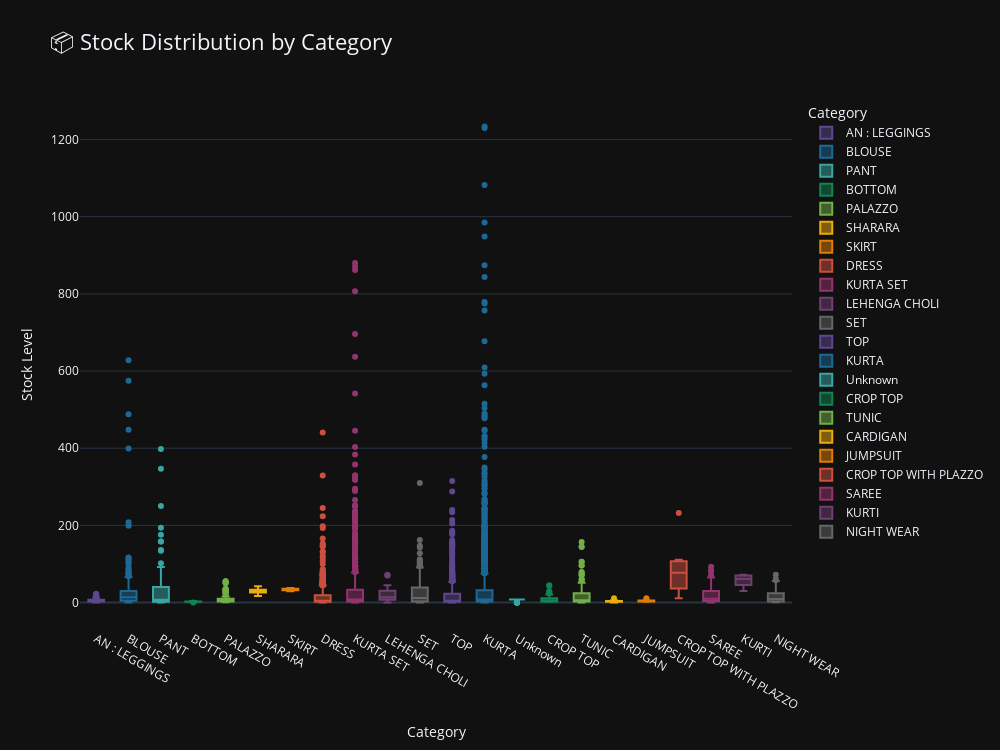

Here is the notebook cell this chart was saved with:
### Code cell
fig4 = px.box(
    df,
    x='Category',
    y='Stock',
    color='Category',
    title="📦 Stock Distribution by Category",
    color_discrete_sequence=px.colors.qualitative.Prism
)

fig4.update_layout(
    width=1000,
    height=750,
    template='plotly_dark',
    title_font=dict(size=22),
    xaxis_title="Category",
    yaxis_title="Stock Level"
)
fig4.show()

### Figure 1 — Plotly figure (JSON) as saved in the notebook; plotly's stock layout.template omitted (floating-point values rounded to 4 significant figures; data arrays with more than 128 entries replaced by an {"elided": "..."} marker saying what was removed)
{"data": [{"alignmentgroup": "True", "hovertemplate": "Category=%{x}<br>Stock=%{y}<extra></extra>", "legendgroup": "AN : LEGGINGS", "marker": {"color": "rgb(95, 70, 144)"}, "name": "AN : LEGGINGS", "notched": false, "offsetgroup": "AN : LEGGINGS", "orientation": "v", "showlegend": true, "type": "box", "x": {"elided": "131 str values"}, "x0": " ", "xaxis": "x", "y": {"elided": "131 float values"}, "y0": " ", "yaxis": "y"}, {"alignmentgroup": "True", "hovertemplate": "Category=%{x}<br>Stock=%{y}<extra></extra>", "legendgroup": "BLOUSE", "marker": {"color": "rgb(29, 105, 150)"}, "name": "BLOUSE", "notched": false, "offsetgroup": "BLOUSE", "orientation": "v", "showlegend": true, "type": "box", "x": {"elided": "241 str values"}, "x0": " ", "xaxis": "x", "y": {"elided": "241 float values"}, "y0": " ", "yaxis": "y"}, {"alignmentgroup": "True", "hovertemplate": "Category=%{x}<br>Stock=%{y}<extra></extra>", "legendgroup": "PANT", "marker": {"color": "rgb(56, 166, 165)"}, "name": "PANT", "notched": false, "offsetgroup": "PANT", "orientation": "v", "showlegend": true, "type": "box", "x": ["PANT", "PANT", "PANT", "PANT", "PANT", "PANT", "PANT", "PANT", "PANT", "PANT", "PANT", "PANT", "PANT", "PANT", "PANT", "PANT", "PANT", "PANT", "PANT", "PANT", "PANT", "PANT", "PANT", "PANT", "PANT", "PANT", "PANT", "PANT", "PANT", "PANT", "PANT", "PANT", "PANT", "PANT", "PANT", "PANT", "PANT", "PANT", "PANT", "PANT", "PANT", "PANT", "PANT", "PANT", "PANT", "PANT", "PANT", "PANT", "PANT", "PANT", "PANT", "PANT", "PANT", "PANT", "PANT", "PANT", "PANT", "PANT", "PANT", "PANT", "PANT", "PANT", "PANT", "PANT", "PANT", "PANT", "PANT", "PANT", "PANT", "PANT", "PANT", "PANT", "PANT", "PANT", "PANT", "PANT", "PANT", "PANT", "PANT", "PANT", "PANT", "PANT", "PANT", "PANT", "PANT", "PANT", "PANT", "PANT", "PANT", "PANT", "PANT"], "x0": " ", "xaxis": "x", "y": [61.0, 40.0, 85.0, 22.0, 158.0, 158.0, 194.0, 32.0, 25.0, 35.0, 24.0, 40.0, 4.0, 4.0, 398.0, 250.0, 347.0, 75.0, 88.0, 21.0, 59.0, 6.0, 1.0, 5.0, 10.0, 21.0, 6.0, 15.0, 136.0, 63.0, 134.0, 176.0, 41.0, 92.0, 102.0, 1.0, 6.0, 6.0, 0.0, 23.0, 0.0, 3.0, 14.0, 14.0, 37.0, 8.0, 25.0, 25.0, 16.0, 2.0, 4.0, 1.0, 2.0, 2.0, 0.0, 1.0, 0.0, 1.0, 8.0, 1.0, 7.0, 1.0, 5.0, 43.0, 6.0, 56.0, 13.0, 20.0, 56.0, 50.0, 1.0, 1.0, 2.0, 1.0, 5.0, 3.0, 1.0, 0.0, 1.0, 1.0, 1.0, 5.0, 3.0, 2.0, 0.0, 0.0, 4.0, 1.0, 12.0, 3.0, 4.0], "y0": " ", "yaxis": "y"}, {"alignmentgroup": "True", "hovertemplate": "Category=%{x}<br>Stock=%{y}<extra></extra>", "legendgroup": "BOTTOM", "marker": {"color": "rgb(15, 133, 84)"}, "name": "BOTTOM", "notched": false, "offsetgroup": "BOTTOM", "orientation": "v", "showlegend": true, "type": "box", "x": ["BOTTOM", "BOTTOM", "BOTTOM", "BOTTOM", "BOTTOM", "BOTTOM", "BOTTOM", "BOTTOM", "BOTTOM", "BOTTOM", "BOTTOM", "BOTTOM", "BOTTOM", "BOTTOM", "BOTTOM", "BOTTOM", "BOTTOM", "BOTTOM", "BOTTOM"], "x0": " ", "xaxis": "x", "y": [1.0, 2.0, 3.0, 0.0, 2.0, 3.0, 2.0, 2.0, 1.0, 3.0, 3.0, 3.0, 4.0, 2.0, 1.0, 2.0, 3.0, 2.0, 2.0], "y0": " ", "yaxis": "y"}, {"alignmentgroup": "True", "hovertemplate": "Category=%{x}<br>Stock=%{y}<extra></extra>", "legendgroup": "PALAZZO", "marker": {"color": "rgb(115, 175, 72)"}, "name": "PALAZZO", "notched": false, "offsetgroup": "PALAZZO", "orientation": "v", "showlegend": true, "type": "box", "x": ["PALAZZO", "PALAZZO", "PALAZZO", "PALAZZO", "PALAZZO", "PALAZZO", "PALAZZO", "PALAZZO", "PALAZZO", "PALAZZO", "PALAZZO", "PALAZZO", "PALAZZO", "PALAZZO", "PALAZZO", "PALAZZO", "PALAZZO", "PALAZZO", "PALAZZO", "PALAZZO", "PALAZZO", "PALAZZO", "PALAZZO", "PALAZZO", "PALAZZO", "PALAZZO", "PALAZZO", "PALAZZO", "PALAZZO", "PALAZZO", "PALAZZO", "PALAZZO", "PALAZZO", "PALAZZO", "PALAZZO", "PALAZZO", "PALAZZO", "PALAZZO", "PALAZZO", "PALAZZO", "PALAZZO", "PALAZZO", "PALAZZO", "PALAZZO", "PALAZZO", "PALAZZO", "PALAZZO", "PALAZZO", "PALAZZO", "PALAZZO", "PALAZZO", "PALAZZO", "PALAZZO", "PALAZZO", "PALAZZO", "PALAZZO", "PALAZZO", "PALAZZO", "PALAZZO", "PALAZZO", "PALAZZO", "PALAZZO", "PALAZZO", "PALAZZO", "PALAZZO", "PALAZZO", "PALAZZO", "PALAZZO", "PALAZZO", "PALAZZO", "PALAZZO", "PALAZZO", "PALAZZO", "PALAZZO", "PALAZZO", "PALAZZO", "PALAZZO", "PALAZZO", "PALAZZO", "PALAZZO", "PALAZZO", "PALAZZO", "PALAZZO", "PALAZZO", "PALAZZO", "PALAZZO", "PALAZZO", "PALAZZO", "PALAZZO", "PALAZZO", "PALAZZO"], "x0": " ", "xaxis": "x", "y": [3.0, 10.0, 8.0, 6.0, 33.0, 3.0, 6.0, 2.0, 4.0, 7.0, 3.0, 21.0, 3.0, 3.0, 3.0, 2.0, 6.0, 2.0, 30.0, 3.0, 1.0, 2.0, 2.0, 4.0, 2.0, 11.0, 2.0, 4.0, 2.0, 4.0, 36.0, 3.0, 35.0, 4.0, 2.0, 6.0, 5.0, 51.0, 7.0, 50.0, 7.0, 7.0, 3.0, 3.0, 29.0, 3.0, 55.0, 6.0, 3.0, 2.0, 2.0, 4.0, 3.0, 8.0, 3.0, 3.0, 2.0, 3.0, 5.0, 2.0, 55.0, 3.0, 5.0, 4.0, 3.0, 34.0, 4.0, 26.0, 24.0, 6.0, 3.0, 10.0, 29.0, 3.0, 27.0, 2.0, 3.0, 3.0, 10.0, 15.0, 6.0, 32.0, 11.0, 4.0, 3.0, 3.0, 6.0, 2.0, 51.0, 16.0, 16.0], "y0": " ", "yaxis": "y"}, {"alignmentgroup": "True", "hovertemplate": "Category=%{x}<br>Stock=%{y}<extra></extra>", "legendgroup": "SHARARA", "marker": {"color": "rgb(237, 173, 8)"}, "name": "SHARARA", "notched": false, "offsetgroup": "SHARARA", "orientation": "v", "showlegend": true, "type": "box", "x": ["SHARARA", "SHARARA", "SHARARA", "SHARARA", "SHARARA", "SHARARA", "SHARARA", "SHARARA", "SHARARA", "SHARARA", "SHARARA", "SHARARA", "SHARARA", "SHARARA", "SHARARA", "SHARARA", "SHARARA", "SHARARA", "SHARARA", "SHARARA", "SHARARA", "SHARARA", "SHARARA", "SHARARA", "SHARARA", "SHARARA", "SHARARA", "SHARARA", "SHARARA", "SHARARA", "SHARARA", "SHARARA", "SHARARA", "SHARARA", "SHARARA", "SHARARA", "SHARARA", "SHARARA", "SHARARA", "SHARARA"], "x0": " ", "xaxis": "x", "y": [19.0, 22.0, 29.0, 25.0, 28.0, 20.0, 25.0, 26.0, 23.0, 25.0, 28.0, 30.0, 34.0, 32.0, 35.0, 32.0, 27.0, 42.0, 37.0, 36.0, 17.0, 34.0, 41.0, 36.0, 39.0, 21.0, 31.0, 32.0, 31.0, 31.0, 30.0, 30.0, 31.0, 33.0, 31.0, 26.0, 28.0, 33.0, 30.0, 30.0], "y0": " ", "yaxis": "y"}, {"alignmentgroup": "True", "hovertemplate": "Category=%{x}<br>Stock=%{y}<extra></extra>", "legendgroup": "SKIRT", "marker": {"color": "rgb(225, 124, 5)"}, "name": "SKIRT", "notched": false, "offsetgroup": "SKIRT", "orientation": "v", "showlegend": true, "type": "box", "x": ["SKIRT", "SKIRT", "SKIRT", "SKIRT", "SKIRT", "SKIRT", "SKIRT", "SKIRT", "SKIRT", "SKIRT", "SKIRT", "SKIRT", "SKIRT", "SKIRT", "SKIRT", "SKIRT", "SKIRT", "SKIRT", "SKIRT", "SKIRT"], "x0": " ", "xaxis": "x", "y": [31.0, 35.0, 37.0, 36.0, 38.0, 31.0, 33.0, 36.0, 36.0, 36.0, 29.0, 32.0, 34.0, 32.0, 34.0, 33.0, 30.0, 34.0, 33.0, 33.0], "y0": " ", "yaxis": "y"}, {"alignmentgroup": "True", "hovertemplate": "Category=%{x}<br>Stock=%{y}<extra></extra>", "legendgroup": "DRESS", "marker": {"color": "rgb(204, 80, 62)"}, "name": "DRESS", "notched": false, "offsetgroup": "DRESS", "orientation": "v", "showlegend": true, "type": "box", "x": {"elided": "700 str values"}, "x0": " ", "xaxis": "x", "y": {"elided": "700 float values"}, "y0": " ", "yaxis": "y"}, {"alignmentgroup": "True", "hovertemplate": "Category=%{x}<br>Stock=%{y}<extra></extra>", "legendgroup": "KURTA SET", "marker": {"color": "rgb(148, 52, 110)"}, "name": "KURTA SET", "notched": false, "offsetgroup": "KURTA SET", "orientation": "v", "showlegend": true, "type": "box", "x": {"elided": "1598 str values"}, "x0": " ", "xaxis": "x", "y": {"elided": "1598 float values"}, "y0": " ", "yaxis": "y"}, {"alignmentgroup": "True", "hovertemplate": "Category=%{x}<br>Stock=%{y}<extra></extra>", "legendgroup": "LEHENGA CHOLI", "marker": {"color": "rgb(111, 64, 112)"}, "name": "LEHENGA CHOLI", "notched": false, "offsetgroup": "LEHENGA CHOLI", "orientation": "v", "showlegend": true, "type": "box", "x": ["LEHENGA CHOLI", "LEHENGA CHOLI", "LEHENGA CHOLI", "LEHENGA CHOLI", "LEHENGA CHOLI", "LEHENGA CHOLI", "LEHENGA CHOLI", "LEHENGA CHOLI", "LEHENGA CHOLI", "LEHENGA CHOLI", "LEHENGA CHOLI", "LEHENGA CHOLI", "LEHENGA CHOLI", "LEHENGA CHOLI", "LEHENGA CHOLI", "LEHENGA CHOLI", "LEHENGA CHOLI", "LEHENGA CHOLI", "LEHENGA CHOLI", "LEHENGA CHOLI", "LEHENGA CHOLI", "LEHENGA CHOLI", "LEHENGA CHOLI", "LEHENGA CHOLI", "LEHENGA CHOLI", "LEHENGA CHOLI", "LEHENGA CHOLI", "LEHENGA CHOLI", "LEHENGA CHOLI", "LEHENGA CHOLI", "LEHENGA CHOLI", "LEHENGA CHOLI", "LEHENGA CHOLI", "LEHENGA CHOLI", "LEHENGA CHOLI"], "x0": " ", "xaxis": "x", "y": [11.0, 3.0, 14.0, 10.0, 7.0, 37.0, 45.0, 71.0, 13.0, 9.0, 3.0, 7.0, 41.0, 29.0, 28.0, 4.0, 70.0, 27.0, 17.0, 29.0, 72.0, 5.0, 0.0, 3.0, 7.0, 1.0, 17.0, 8.0, 33.0, 10.0, 5.0, 40.0, 14.0, 31.0, 15.0], "y0": " ", "yaxis": "y"}, {"alignmentgroup": "True", "hovertemplate": "Category=%{x}<br>Stock=%{y}<extra></extra>", "legendgroup": "SET", "marker": {"color": "rgb(102, 102, 102)"}, "name": "SET", "notched": false, "offsetgroup": "SET", "orientation": "v", "showlegend": true, "type": "box", "x": {"elided": "1050 str values"}, "x0": " ", "xaxis": "x", "y": {"elided": "1050 float values"}, "y0": " ", "yaxis": "y"}, {"alignmentgroup": "True", "hovertemplate": "Category=%{x}<br>Stock=%{y}<extra></extra>", "legendgroup": "TOP", "marker": {"color": "rgb(95, 70, 144)"}, "name": "TOP", "notched": false, "offsetgroup": "TOP", "orientation": "v", "showlegend": true, "type": "box", "x": {"elided": "865 str values"}, "x0": " ", "xaxis": "x", "y": {"elided": "865 float values"}, "y0": " ", "yaxis": "y"}, {"alignmentgroup": "True", "hovertemplate": "Category=%{x}<br>Stock=%{y}<extra></extra>", "legendgroup": "KURTA", "marker": {"color": "rgb(29, 105, 150)"}, "name": "KURTA", "notched": false, "offsetgroup": "KURTA", "orientation": "v", "showlegend": true, "type": "box", "x": {"elided": "3726 str values"}, "x0": " ", "xaxis": "x", "y": {"elided": "3726 float values"}, "y0": " ", "yaxis": "y"}, {"alignmentgroup": "True", "hovertemplate": "Category=%{x}<br>Stock=%{y}<extra></extra>", "legendgroup": "Unknown", "marker": {"color": "rgb(56, 166, 165)"}, "name": "Unknown", "notched": false, "offsetgroup": "Unknown", "orientation": "v", "showlegend": true, "type": "box", "x": ["Unknown", "Unknown", "Unknown", "Unknown", "Unknown", "Unknown", "Unknown", "Unknown", "Unknown", "Unknown", "Unknown", "Unknown", "Unknown", "Unknown", "Unknown", "Unknown", "Unknown", "Unknown", "Unknown", "Unknown", "Unknown", "Unknown", "Unknown", "Unknown", "Unknown", "Unknown", "Unknown", "Unknown", "Unknown", "Unknown", "Unknown", "Unknown", "Unknown", "Unknown", "Unknown", "Unknown", "Unknown", "Unknown", "Unknown", "Unknown", "Unknown", "Unknown", "Unknown", "Unknown", "Unknown"], "x0": " ", "xaxis": "x", "y": [0.0, 0.0, 0.0, 0.0, 0.0, 0.0, 0.0, 0.0, 0.0, 8.0, 8.0, 8.0, 8.0, 8.0, 8.0, 8.0, 8.0, 8.0, 8.0, 8.0, 8.0, 8.0, 8.0, 8.0, 8.0, 8.0, 8.0, 8.0, 8.0, 8.0, 8.0, 8.0, 8.0, 8.0, 8.0, 8.0, 8.0, 8.0, 8.0, 8.0, 8.0, 8.0, 8.0, 8.0, 8.0], "y0": " ", "yaxis": "y"}, {"alignmentgroup": "True", "hovertemplate": "Category=%{x}<br>Stock=%{y}<extra></extra>", "legendgroup": "CROP TOP", "marker": {"color": "rgb(15, 133, 84)"}, "name": "CROP TOP", "notched": false, "offsetgroup": "CROP TOP", "orientation": "v", "showlegend": true, "type": "box", "x": ["CROP TOP", "CROP TOP", "CROP TOP", "CROP TOP", "CROP TOP", "CROP TOP", "CROP TOP", "CROP TOP", "CROP TOP", "CROP TOP", "CROP TOP", "CROP TOP", "CROP TOP", "CROP TOP", "CROP TOP", "CROP TOP", "CROP TOP", "CROP TOP", "CROP TOP", "CROP TOP", "CROP TOP", "CROP TOP", "CROP TOP", "CROP TOP", "CROP TOP", "CROP TOP", "CROP TOP", "CROP TOP", "CROP TOP", "CROP TOP", "CROP TOP", "CROP TOP", "CROP TOP", "CROP TOP", "CROP TOP", "CROP TOP", "CROP TOP", "CROP TOP", "CROP TOP", "CROP TOP", "CROP TOP", "CROP TOP"], "x0": " ", "xaxis": "x", "y": [3.0, 2.0, 8.0, 2.0, 4.0, 5.0, 2.0, 3.0, 6.0, 8.0, 5.0, 5.0, 11.0, 4.0, 21.0, 14.0, 28.0, 21.0, 45.0, 21.0, 29.0, 8.0, 3.0, 6.0, 5.0, 6.0, 5.0, 2.0, 2.0, 3.0, 5.0, 4.0, 5.0, 4.0, 6.0, 3.0, 2.0, 2.0, 17.0, 3.0, 43.0, 24.0], "y0": " ", "yaxis": "y"}, {"alignmentgroup": "True", "hovertemplate": "Category=%{x}<br>Stock=%{y}<extra></extra>", "legendgroup": "TUNIC", "marker": {"color": "rgb(115, 175, 72)"}, "name": "TUNIC", "notched": false, "offsetgroup": "TUNIC", "orientation": "v", "showlegend": true, "type": "box", "x": {"elided": "154 str values"}, "x0": " ", "xaxis": "x", "y": {"elided": "154 float values"}, "y0": " ", "yaxis": "y"}, {"alignmentgroup": "True", "hovertemplate": "Category=%{x}<br>Stock=%{y}<extra></extra>", "legendgroup": "CARDIGAN", "marker": {"color": "rgb(237, 173, 8)"}, "name": "CARDIGAN", "notched": false, "offsetgroup": "CARDIGAN", "orientation": "v", "showlegend": true, "type": "box", "x": ["CARDIGAN", "CARDIGAN", "CARDIGAN", "CARDIGAN", "CARDIGAN", "CARDIGAN", "CARDIGAN", "CARDIGAN", "CARDIGAN", "CARDIGAN", "CARDIGAN", "CARDIGAN", "CARDIGAN", "CARDIGAN", "CARDIGAN", "CARDIGAN", "CARDIGAN"], "x0": " ", "xaxis": "x", "y": [4.0, 4.0, 6.0, 11.0, 3.0, 0.0, 2.0, 5.0, 4.0, 3.0, 2.0, 4.0, 2.0, 3.0, 2.0, 2.0, 1.0], "y0": " ", "yaxis": "y"}, {"alignmentgroup": "True", "hovertemplate": "Category=%{x}<br>Stock=%{y}<extra></extra>", "legendgroup": "JUMPSUIT", "marker": {"color": "rgb(225, 124, 5)"}, "name": "JUMPSUIT", "notched": false, "offsetgroup": "JUMPSUIT", "orientation": "v", "showlegend": true, "type": "box", "x": ["JUMPSUIT", "JUMPSUIT", "JUMPSUIT", "JUMPSUIT", "JUMPSUIT", "JUMPSUIT", "JUMPSUIT"], "x0": " ", "xaxis": "x", "y": [6.0, 2.0, 4.0, 3.0, 3.0, 11.0, 4.0], "y0": " ", "yaxis": "y"}, {"alignmentgroup": "True", "hovertemplate": "Category=%{x}<br>Stock=%{y}<extra></extra>", "legendgroup": "CROP TOP WITH PLAZZO", "marker": {"color": "rgb(204, 80, 62)"}, "name": "CROP TOP WITH PLAZZO", "notched": false, "offsetgroup": "CROP TOP WITH PLAZZO", "orientation": "v", "showlegend": true, "type": "box", "x": ["CROP TOP WITH PLAZZO", "CROP TOP WITH PLAZZO", "CROP TOP WITH PLAZZO", "CROP TOP WITH PLAZZO", "CROP TOP WITH PLAZZO", "CROP TOP WITH PLAZZO", "CROP TOP WITH PLAZZO"], "x0": " ", "xaxis": "x", "y": [111.0, 232.0, 95.0, 64.0, 77.0, 11.0, 27.0], "y0": " ", "yaxis": "y"}, {"alignmentgroup": "True", "hovertemplate": "Category=%{x}<br>Stock=%{y}<extra></extra>", "legendgroup": "SAREE", "marker": {"color": "rgb(148, 52, 110)"}, "name": "SAREE", "notched": false, "offsetgroup": "SAREE", "orientation": "v", "showlegend": true, "type": "box", "x": {"elided": "147 str values"}, "x0": " ", "xaxis": "x", "y": {"elided": "147 float values"}, "y0": " ", "yaxis": "y"}, {"alignmentgroup": "True", "hovertemplate": "Category=%{x}<br>Stock=%{y}<extra></extra>", "legendgroup": "KURTI", "marker": {"color": "rgb(111, 64, 112)"}, "name": "KURTI", "notched": false, "offsetgroup": "KURTI", "orientation": "v", "showlegend": true, "type": "box", "x": ["KURTI", "KURTI", "KURTI", "KURTI", "KURTI", "KURTI", "KURTI", "KURTI", "KURTI", "KURTI", "KURTI", "KURTI", "KURTI", "KURTI", "KURTI", "KURTI", "KURTI", "KURTI", "KURTI", "KURTI", "KURTI", "KURTI", "KURTI", "KURTI", "KURTI", "KURTI", "KURTI", "KURTI"], "x0": " ", "xaxis": "x", "y": [71.0, 70.0, 71.0, 72.0, 58.0, 70.0, 58.0, 39.0, 40.0, 41.0, 33.0, 35.0, 32.0, 30.0, 66.0, 68.0, 72.0, 71.0, 58.0, 70.0, 56.0, 60.0, 65.0, 68.0, 62.0, 52.0, 67.0, 50.0], "y0": " ", "yaxis": "y"}, {"alignmentgroup": "True", "hovertemplate": "Category=%{x}<br>Stock=%{y}<extra></extra>", "legendgroup": "NIGHT WEAR", "marker": {"color": "rgb(102, 102, 102)"}, "name": "NIGHT WEAR", "notched": false, "offsetgroup": "NIGHT WEAR", "orientation": "v", "showlegend": true, "type": "box", "x": {"elided": "217 str values"}, "x0": " ", "xaxis": "x", "y": {"elided": "217 float values"}, "y0": " ", "yaxis": "y"}], "layout": {"boxmode": "overlay", "height": 750, "legend": {"title": {"text": "Category"}, "tracegroupgap": 0}, "title": {"font": {"size": 22}, "text": "📦 Stock Distribution by Category"}, "width": 1000, "xaxis": {"anchor": "y", "categoryarray": ["AN : LEGGINGS", "BLOUSE", "PANT", "BOTTOM", "PALAZZO", "SHARARA", "SKIRT", "DRESS", "KURTA SET", "LEHENGA CHOLI", "SET", "TOP", "KURTA", "Unknown", "CROP TOP", "TUNIC", "CARDIGAN", "JUMPSUIT", "CROP TOP WITH PLAZZO", "SAREE", "KURTI", "NIGHT WEAR"], "categoryorder": "array", "domain": [0, 1], "title": {"text": "Category"}}, "yaxis": {"anchor": "x", "domain": [0, 1], "title": {"text": "Stock Level"}}}}
